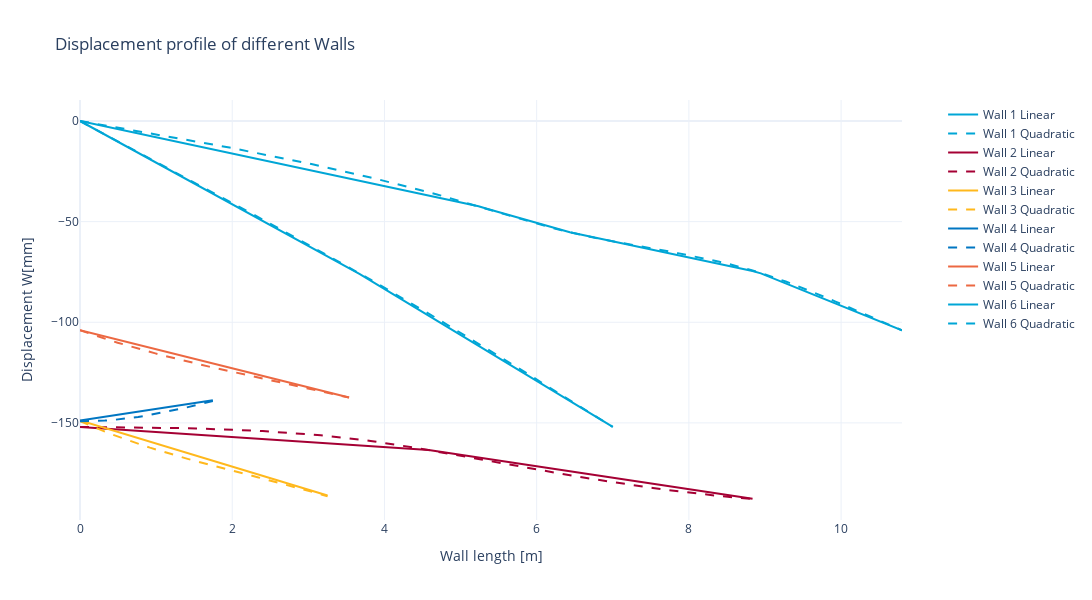

Notebook code cell kept with this figure:
### Markdown cell above
### <strong> 0.2 | Estimating the displacement surface</strong>

### Code cell
ijsselsteinseweg.interpolate() # Interpolate subsidence shape
params = ijsselsteinseweg.soil['house'].values()
#plots.plot_surface(*params)
plots.wall_displacement(ijsselsteinseweg)
